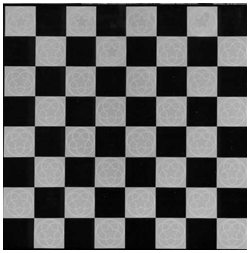
#> input picture td2/images/moodle/chessboard.png, 250 x 253 px, found by its file name
$ python ex4.py
#> lines starting #> are read from the running program, lines starting #| are printed output that depends on the picture
#> further down, src is the input picture: shape (253, 250, 3); min 0, max 255, mean 97.2
from __future__ import print_function

import cv2 as cv
import matplotlib.pyplot as plt
import numpy as np
from matplotlib.widgets import Slider

source_window = "Source image"
corners_window = "Coins détectés"
max_thresh = 255


def cornerHarris_demo(val):
#> called with val = 200
    thresh = val
    # Paramètres du détecteur
    blockSize = 2
    apertureSize = 3
    k = 0.04
    # Détection des coins
    dst = cv.cornerHarris(src_gray, blockSize, apertureSize, k)
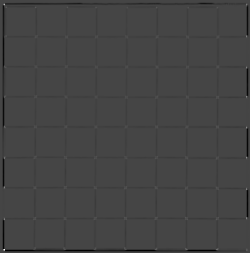
#> dst: shape (253, 250) float32; min -0.0396, max 0.107, mean -0.000744; drawn with min black and max white
    # Normalisation
    dst_norm = np.empty(dst.shape, dtype=np.float32)
    cv.normalize(dst, dst_norm, alpha=0, beta=255, norm_type=cv.NORM_MINMAX)
    dst_norm_scaled = cv.convertScaleAbs(dst_norm)
    # Dessiner un cercle autour des coins
    for i in range(dst_norm.shape[0]):
        for j in range(dst_norm.shape[1]):
            if int(dst_norm[i, j]) > thresh:
                cv.circle(dst_norm_scaled, (j, i), 5, (0), 2)
#> dst_norm_scaled: shape (253, 250); min 0, max 255, mean 67.7
    # Afficher le résultat
    plt.figure(corners_window)
    plt.imshow(dst_norm_scaled, cmap="gray")
    plt.title(corners_window)
    plt.show()
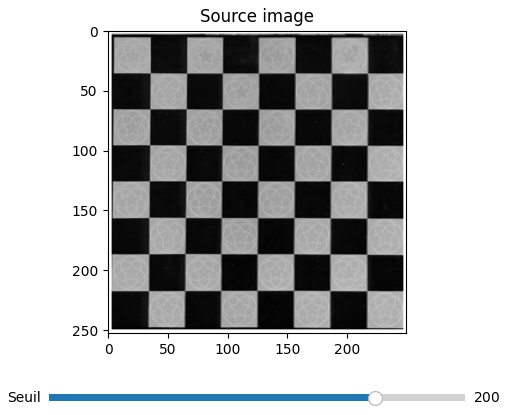
#> figure drawn by matplotlib, 2 panels


# Charger l'image source et la convertir en niveaux de gris
image_path = "C:/Users/georg/projets/m1/2025/trait_img/td2/images/moodle/chessboard.png"
src = cv.imread(image_path, cv.IMREAD_COLOR)
src_gray = cv.cvtColor(src, cv.COLOR_BGR2GRAY)

# Afficher l'image source en utilisant matplotlib
fig, ax = plt.subplots()
plt.subplots_adjust(left=0.25, bottom=0.25)
ax.imshow(cv.cvtColor(src, cv.COLOR_BGR2RGB))
ax.set_title(source_window)

# Créer un curseur pour le seuil
ax_thresh = plt.axes([0.25, 0.1, 0.65, 0.03], facecolor="lightgoldenrodyellow")
thresh_slider = Slider(ax_thresh, "Seuil", 0, max_thresh, valinit=200)


# Fonction de mise à jour pour le curseur
def update(val):
    thresh = int(thresh_slider.val)
    cornerHarris_demo(thresh)
    plt.draw()


thresh_slider.on_changed(update)

# Appel initial pour afficher les coins
cornerHarris_demo(200)

plt.show()

$ run again, with td2/images/moodle/banane.jpg saved as td2/images/moodle/chessboard.png
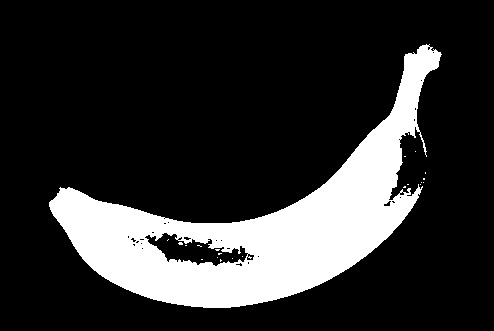
#> input picture td2/images/moodle/banane.jpg, 494 x 331 px, found by its file name
#> src is the input picture: shape (331, 494, 3); min 0, max 255, mean 48.8
#> in cornerHarris_demo, `dst = cv.cornerHarris(src_gray, blockSize, apertureSize, k)`:
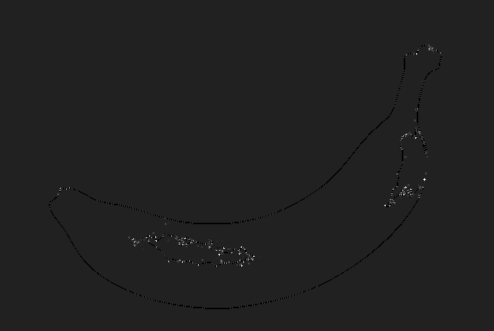
#> dst: shape (331, 494) float32; min -0.04, max 0.265, mean -1.65e-05; drawn with min black and max white
#> in cornerHarris_demo, `plt.show()`:
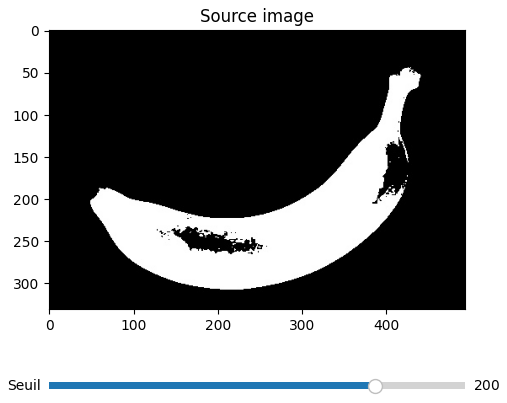
#> figure drawn by matplotlib, 2 panels
